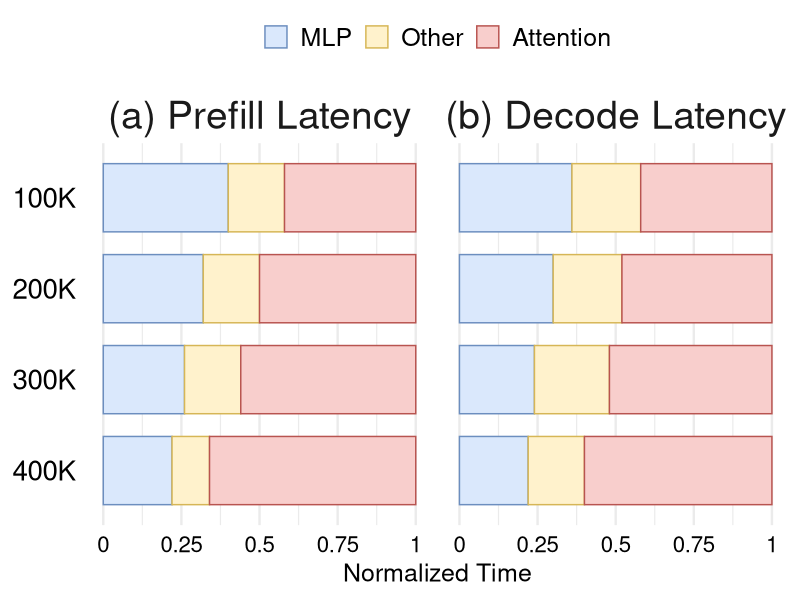

Recreate this plot in R.
library(tidyverse)

data <- tribble(
  ~stage,                ~tokens, ~component,  ~latency,
  "(a) Prefill Latency", "100K",  "MLP",       0.40,
  "(a) Prefill Latency", "100K",  "Other",     0.18,
  "(a) Prefill Latency", "100K",  "Attention", 0.42,
  "(a) Prefill Latency", "200K",  "MLP",       0.32,
  "(a) Prefill Latency", "200K",  "Other",     0.18,
  "(a) Prefill Latency", "200K",  "Attention", 0.50,
  "(a) Prefill Latency", "300K",  "MLP",       0.26,
  "(a) Prefill Latency", "300K",  "Other",     0.18,
  "(a) Prefill Latency", "300K",  "Attention", 0.56,
  "(a) Prefill Latency", "400K",  "MLP",       0.22,
  "(a) Prefill Latency", "400K",  "Other",     0.12,
  "(a) Prefill Latency", "400K",  "Attention", 0.66,
  "(b) Decode Latency",  "100K",  "MLP",       0.36,
  "(b) Decode Latency",  "100K",  "Other",     0.22,
  "(b) Decode Latency",  "100K",  "Attention", 0.42,
  "(b) Decode Latency",  "200K",  "MLP",       0.30,
  "(b) Decode Latency",  "200K",  "Other",     0.22,
  "(b) Decode Latency",  "200K",  "Attention", 0.48,
  "(b) Decode Latency",  "300K",  "MLP",       0.24,
  "(b) Decode Latency",  "300K",  "Other",     0.24,
  "(b) Decode Latency",  "300K",  "Attention", 0.52,
  "(b) Decode Latency",  "400K",  "MLP",       0.22,
  "(b) Decode Latency",  "400K",  "Other",     0.18,
  "(b) Decode Latency",  "400K",  "Attention", 0.60,
)

data <- data %>%
  mutate(
    stage = fct_relevel(stage, "(a) Prefill Latency", "(b) Decode Latency"),
    tokens = fct_rev(fct_inorder(tokens)),
    component = fct_relevel(component, "MLP", "Other", "Attention")
  )

fig <- ggplot(data, aes(x = latency, y = tokens, fill = component, colour = component)) +
  geom_col(width = 0.75, position = position_stack(reverse = TRUE)) +
  facet_grid(. ~ stage) +
  scale_fill_manual(
    values = c(MLP = "#DAE8FC", Other = "#FFF2CC", Attention = "#F8CECC"),
  ) +
  scale_colour_manual(
    values = c(MLP = "#6C8EBF", Other = "#D6B656", Attention = "#B85450"),
  ) +
  scale_x_continuous(
    limits = c(0, 1),
    breaks = c(0, 0.25, 0.5, 0.75, 1),
    labels = c("0", "0.25", "0.5", "0.75", "1"),
  ) +
  labs(x = "Normalized Time", y = NULL) +
  theme_minimal(base_size = 18) +
  theme(
    strip.text = element_text(size = 28),
    legend.position = "top",
    legend.title = element_blank(),
    legend.text = element_text(size = 18),
    axis.text.x = element_text(size = 16, colour = "black"),
    axis.text.y = element_text(size = 20, colour = "black"),
    panel.grid.major.y = element_blank(),
  )

ggsave("breakdown_1.pdf", fig, width = 8.0, height = 4.0, units = "in")
